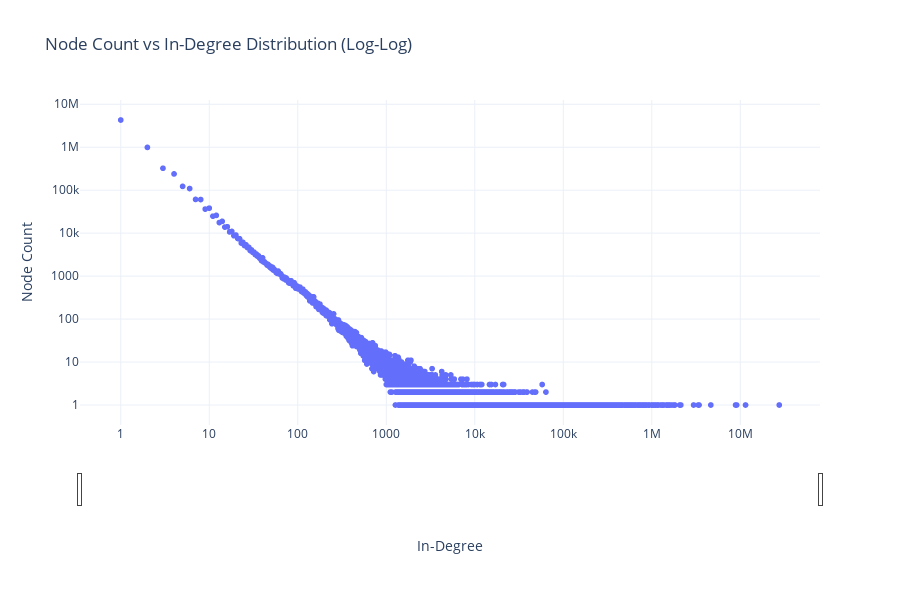

Notebook code cell kept with this figure:
### Code cell
import pandas as pd
import plotly.express as px


df = pd.read_csv(r'C:\Users\varun\OneDrive\Desktop\major\anomaly\newfolder\ord-in-c.txt', sep='\t')


degree_counts = df.groupby('indegree').size().reset_index(name='node_count')
degree_counts = degree_counts.sort_values('indegree')

fig = px.scatter(
    degree_counts,
    x='indegree',
    y='node_count',
    title='Node Count vs In-Degree Distribution (Log-Log)',
    labels={'indegree': 'In-Degree', 'node_count': 'Node Count'},
    log_x=True,
    log_y=True
)


fig.update_layout(
    xaxis=dict(
        rangeslider=dict(visible=True),
        type='log'
    ),
    yaxis=dict(type='log'),
    template='plotly_white', 
    height=600
)


fig.show()

### Figure 1 — Plotly figure (JSON) as saved in the notebook; plotly's stock layout.template omitted (floating-point values rounded to 4 significant figures; data arrays with more than 128 entries replaced by an {"elided": "..."} marker saying what was removed)
{"data": [{"hovertemplate": "In-Degree=%{x}<br>Node Count=%{y}<extra></extra>", "legendgroup": "", "marker": {"color": "#636efa", "symbol": "circle"}, "mode": "markers", "name": "", "showlegend": false, "type": "scattergl", "x": {"elided": "9537 int values"}, "xaxis": "x", "y": {"elided": "9537 int values"}, "yaxis": "y"}], "layout": {"height": 600, "legend": {"tracegroupgap": 0}, "title": {"text": "Node Count vs In-Degree Distribution (Log-Log)"}, "xaxis": {"anchor": "y", "domain": [0, 1], "rangeslider": {"visible": true}, "title": {"text": "In-Degree"}, "type": "log"}, "yaxis": {"anchor": "x", "domain": [0, 1], "title": {"text": "Node Count"}, "type": "log"}}}
